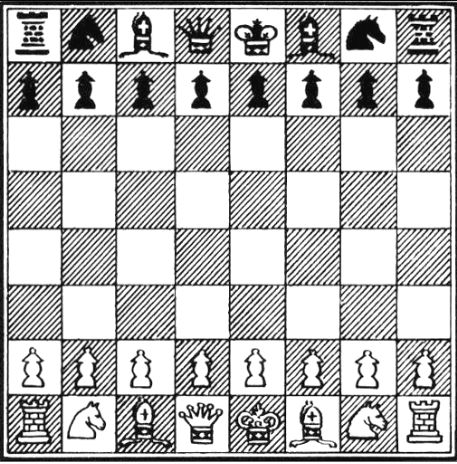
#> input picture feature_detection/images/chess_board.png, 457 x 464 px
$ python 40_corner_detection.py
#> lines starting #> are read from the running program, lines starting #| are printed output that depends on the picture; after the words box and inside, x2 and y2 are one past the last pixel; in counts of white or black regions, pixels touching at a corner belong together
import cv2
import numpy as np
img = cv2.imread('images/chess_board.png')
#> img is the input picture: shape (464, 457, 3); min 6, max 255, mean 184.5
gray = cv2.cvtColor(img, cv2.COLOR_BGR2GRAY)
gray = np.float32(gray)
dst = cv2.cornerHarris(gray, 2, 23, 0.04)
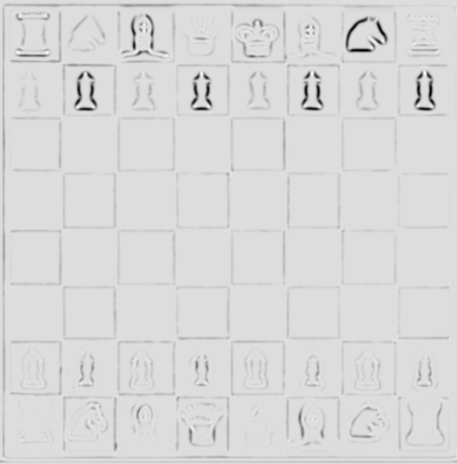
#> dst: shape (464, 457) float32; min -1.83e+30, max 2.75e+29, mean -3.59e+28; drawn with min black and max white
img[dst>0.01 * dst.max()] = [0, 0, 255]
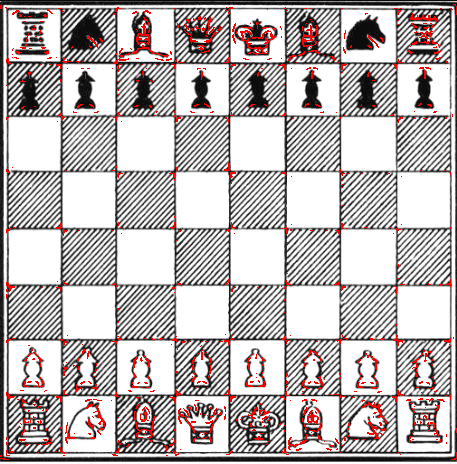
#> img: shape (464, 457, 3); 3.03% of pixels changed, all inside (x1, y1, x2, y2) = (0, 4, 457, 460)

cv2.imshow('corners', img)
cv2.waitKey(0) ## & 0xff == ord("q"):
cv2.destroyAllWindows()
